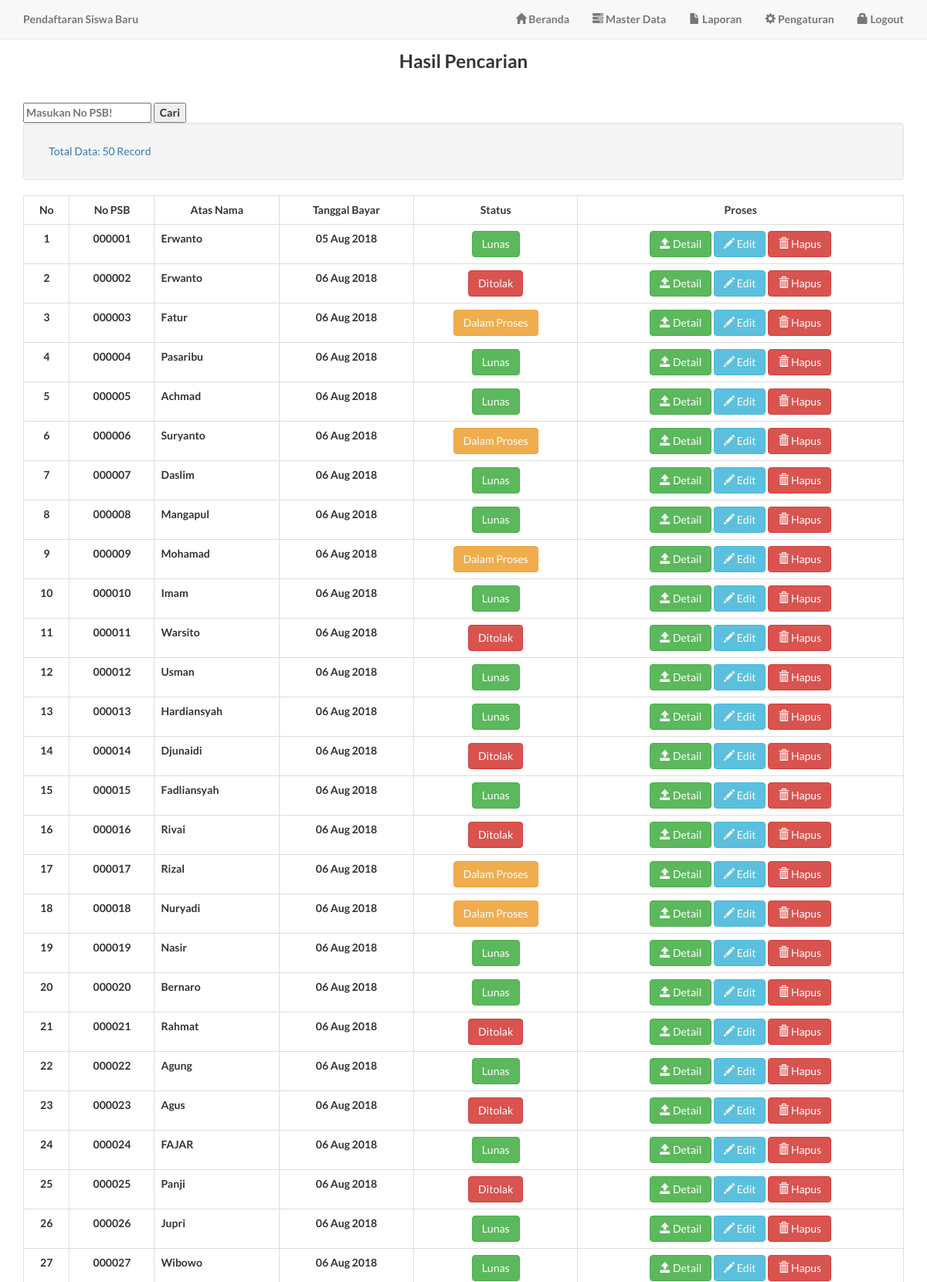
Screenshot of /admin/searchpembayaran.php (signed in, upper part) with the database file from the repository.
### tables this page shows
CREATE TABLE `pembayaran` (
  `idpembayaran` int(11) NOT NULL,
  `no_psb` varchar(10) DEFAULT NULL,
  `atas_nama` varchar(30) DEFAULT NULL,
  `tgl_bayar` date DEFAULT NULL,
  `nominal` varchar(20) DEFAULT NULL,
  `bukti_pembayaran` varchar(200) DEFAULT NULL,
  `status` int(1) DEFAULT NULL,
  `idadmin` int(11) DEFAULT NULL
);

### admin/searchpembayaran.php (the view, shortened to what this page needs)
<?php include 'header.php'; ?>
       <div class="container">
<center><h3>&nbsp;</h3>
  <h3><b>Hasil Pencarian</b></h3>
</center>
<p>&nbsp;  </p>
 <body BGCOLOR="greek">
<form action="searchpembayaran.php" method="get">
  <input type="text" name="cari" maxlength="6" minlength="1" placeholder="Masukan No PSB!" required>
  <input type="submit" value="Cari">
</form>
<?php
$tampil="SELECT * FROM pembayaran order By no_psb DESC";
$qry=mysql_query($tampil) or die ("gagal".mysql_error());
$jumlah=mysql_num_rows($qry);
?>
       <div class="row-fluid">
    <div class="span12">
    <div class="well">
    <a class="btn btn-secondary" <i class="icon-list icon-white"></i> Total Data: <?php echo $jumlah; ?> Record</a>
    </div>
    </div>
    </div>
    <table class="table table-bordered">
  <tr align="center">
  <td><b>No</b></td>
  <td><b>No PSB</b></td>
  <td><b>Atas Nama</b></td>
  <td><b>Tanggal Bayar</b></td>
  <td><b>Status</b></td>
  <td colspan="3"><b>Proses</b></td>
  </tr>
  <?php
  if(isset($_GET['cari'])){
    $cari = $_GET['cari'];
    $data = mysql_query("SELECT * from pembayaran where no_psb like '%".$cari."%'");
  }else{
    $data = mysql_query("SELECT * from pembayaran");
  }
  $no=1;
  while($d = mysql_fetch_array($data)){
  ?>
  <tr>
    <td align="center"><?php echo $no;?></td>
    <td align="center"><?php echo $d['no_psb']; ?></td>
    <td><?php echo $d['atas_nama']; ?></td>
    <td align="center"><?php echo date('d M Y', strtotime($d['tgl_bayar'])); ?></td>
    <?php
    if ($d['status']==0) {echo "<td align='center'><a href='#' class='btn btn-warning'>Dalam Proses</a></td>";}
     	elseif ($d['status']==1){echo "<td align='center'><a href='#' class='btn btn-success'>Lunas</a></td>";}
     	else {
     		echo "<td align='center'><a href='#' class='btn btn-danger'>Ditolak</a></td>";
     }?>
    <td align="center">
    <button class="btn btn-success" onclick="window.open('detailpembayaran.php?no_psb=<?php echo $d['no_psb']; ?>','popupwindow','scrollbars=yes, width=750,height=600');"><i class="glyphicon glyphicon-open"></i> Detail</button>
    <a href="editpembayaran.php?no_psb=<?=$d['no_psb'];?>" class="btn btn-small btn-info"><i class="glyphicon glyphicon-pencil"></i> Edit</a>
    <a href="hapuspembayaran.php?no_psb=<?=$d['no_psb'];?>" onclick="return confirm('Anda Yakin Ingin Mengapus Item Ini?');" class="btn btn-small btn-danger"><i class="glyphicon glyphicon-trash"></i> Hapus</a>
    </td>
    </tr>
    <?php $no++;
    } ?>
    </table>
        </div>
<?php include 'footer.php'; ?>

### assets/css/landing-page.css (style rules this page uses)
body, html { width: 100%; height: 100%; }
body, h1, h2, h3, h4, h5, h6 { font-family: "Lato","Helvetica Neue",Helvetica,Arial,sans-serif; font-weight: 700; }

### rows the page displays
pembayaran: no_psb "000001", atas_nama "Erwanto", tgl_bayar "05 Aug 2018", status "Lunas"
pembayaran: no_psb "000002", atas_nama "Erwanto", tgl_bayar "06 Aug 2018", status "Ditolak"
pembayaran: no_psb "000003", atas_nama "Fatur", tgl_bayar "06 Aug 2018", status "Dalam Proses"
pembayaran: no_psb "000004", atas_nama "Pasaribu", tgl_bayar "06 Aug 2018", status "Lunas"
pembayaran: no_psb "000005", atas_nama "Achmad", tgl_bayar "06 Aug 2018", status "Lunas"
pembayaran: no_psb "000006", atas_nama "Suryanto", tgl_bayar "06 Aug 2018", status "Dalam Proses"
pembayaran: no_psb "000007", atas_nama "Daslim", tgl_bayar "06 Aug 2018", status "Lunas"
pembayaran: no_psb "000008", atas_nama "Mangapul", tgl_bayar "06 Aug 2018", status "Lunas"
pembayaran: no_psb "000009", atas_nama "Mohamad", tgl_bayar "06 Aug 2018", status "Dalam Proses"
pembayaran: no_psb "000010", atas_nama "Imam", tgl_bayar "06 Aug 2018", status "Lunas"
pembayaran: no_psb "000011", atas_nama "Warsito", tgl_bayar "06 Aug 2018", status "Ditolak"
pembayaran: no_psb "000012", atas_nama "Usman", tgl_bayar "06 Aug 2018", status "Lunas"
pembayaran: no_psb "000013", atas_nama "Hardiansyah", tgl_bayar "06 Aug 2018", status "Lunas"
pembayaran: no_psb "000014", atas_nama "Djunaidi", tgl_bayar "06 Aug 2018", status "Ditolak"
pembayaran: no_psb "000015", atas_nama "Fadliansyah", tgl_bayar "06 Aug 2018", status "Lunas"
pembayaran: no_psb "000016", atas_nama "Rivai", tgl_bayar "06 Aug 2018", status "Ditolak"
pembayaran: no_psb "000017", atas_nama "Rizal", tgl_bayar "06 Aug 2018", status "Dalam Proses"
pembayaran: no_psb "000018", atas_nama "Nuryadi", tgl_bayar "06 Aug 2018", status "Dalam Proses"
pembayaran: no_psb "000019", atas_nama "Nasir", tgl_bayar "06 Aug 2018", status "Lunas"
pembayaran: no_psb "000020", atas_nama "Bernaro", tgl_bayar "06 Aug 2018", status "Lunas"
pembayaran: no_psb "000021", atas_nama "Rahmat", tgl_bayar "06 Aug 2018", status "Ditolak"
pembayaran: no_psb "000022", atas_nama "Agung", tgl_bayar "06 Aug 2018", status "Lunas"
pembayaran: no_psb "000023", atas_nama "Agus", tgl_bayar "06 Aug 2018", status "Ditolak"
pembayaran: no_psb "000024", atas_nama "FAJAR", tgl_bayar "06 Aug 2018", status "Lunas"
pembayaran: no_psb "000025", atas_nama "Panji", tgl_bayar "06 Aug 2018", status "Ditolak"
pembayaran: no_psb "000026", atas_nama "Jupri", tgl_bayar "06 Aug 2018", status "Lunas"
pembayaran: no_psb "000027", atas_nama "Wibowo", tgl_bayar "06 Aug 2018", status "Lunas"

### other values shown
$jumlah "50"
